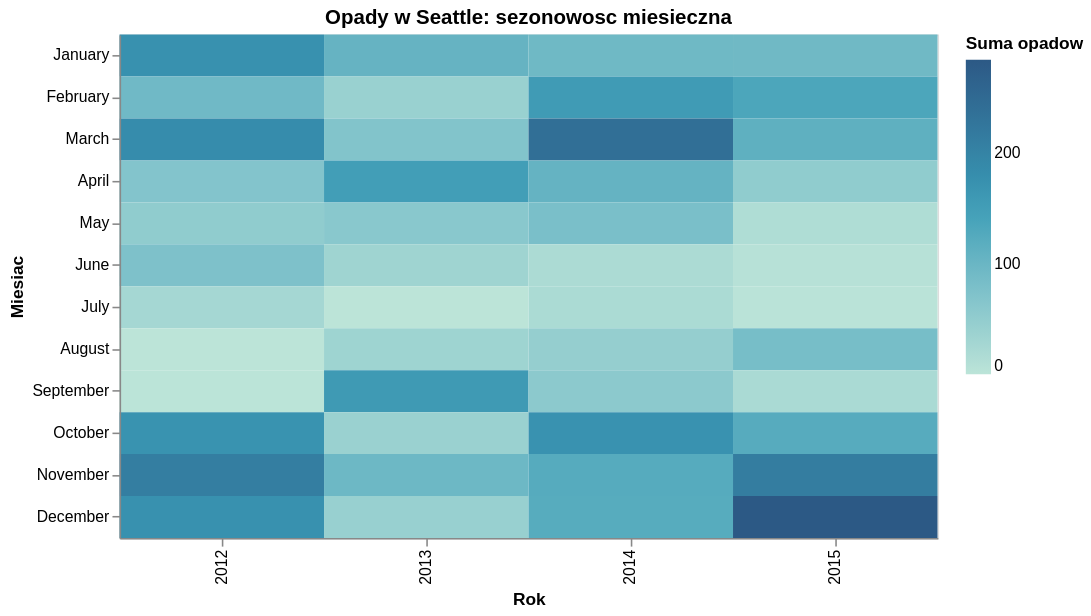

The notebook cell saved with this chart:
### Markdown cell above
### 3.5 Wizualizacja 2: opady wedlug miesiaca i roku

Heatmapa dobrze pokazuje sezonowosc. Kolor koduje laczna sume opadow w danym miesiacu.

### Code cell
month_order = [
    "January", "February", "March", "April", "May", "June",
    "July", "August", "September", "October", "November", "December",
]

precip_heatmap = (
    alt.Chart(monthly)
    .mark_rect()
    .encode(
        x=alt.X("year:O", title="Rok"),
        y=alt.Y("month_name:N", title="Miesiac", sort=month_order),
        color=alt.Color(
            "total_precipitation:Q",
            title="Suma opadow",
            scale=alt.Scale(scheme="tealblues"),
        ),
        tooltip=[
            alt.Tooltip("year:O", title="Rok"),
            alt.Tooltip("month_name:N", title="Miesiac"),
            alt.Tooltip("total_precipitation:Q", title="Suma opadow", format=".1f"),
            alt.Tooltip("rainy_days:Q", title="Dni z opadem"),
        ],
    )
    .properties(width=520, height=320, title="Opady w Seattle: sezonowosc miesieczna")
)

precip_heatmap

### Figure 1 — Vega specification as saved in the notebook (floating-point values rounded to 4 significant figures)
{"$schema": "https://vega.github.io/schema/vega/v6.json", "data": [{"name": "source_0"}, {"name": "data_0", "values": [{"month_name": "January", "rainy_days": 22, "total_precipitation": 173.3, "year": 2012}, {"month_name": "February", "rainy_days": 19, "total_precipitation": 92.3, "year": 2012}, {"month_name": "March", "rainy_days": 22, "total_precipitation": 183.0, "year": 2012}, {"month_name": "April", "rainy_days": 17, "total_precipitation": 68.1, "year": 2012}, {"month_name": "May", "rainy_days": 10, "total_precipitation": 52.2, "year": 2012}, {"month_name": "June", "rainy_days": 14, "total_precipitation": 75.1, "year": 2012}, {"month_name": "July", "rainy_days": 7, "total_precipitation": 26.3, "year": 2012}, {"month_name": "August", "rainy_days": 0, "total_precipitation": 0.0, "year": 2012}, {"month_name": "September", "rainy_days": 3, "total_precipitation": 0.9, "year": 2012}, {"month_name": "October", "rainy_days": 16, "total_precipitation": 170.3, "year": 2012}, {"month_name": "November", "rainy_days": 20, "total_precipitation": 210.5, "year": 2012}, {"month_name": "December", "rainy_days": 27, "total_precipitation": 174.0, "year": 2012}, {"month_name": "January", "rainy_days": 17, "total_precipitation": 105.7, "year": 2013}, {"month_name": "February", "rainy_days": 18, "total_precipitation": 40.3, "year": 2013}, {"month_name": "March", "rainy_days": 15, "total_precipitation": 69.7, "year": 2013}, {"month_name": "April", "rainy_days": 16, "total_precipitation": 149.6, "year": 2013}, {"month_name": "May", "rainy_days": 12, "total_precipitation": 60.5, "year": 2013}, {"month_name": "June", "rainy_days": 10, "total_precipitation": 33.1, "year": 2013}, {"month_name": "July", "rainy_days": 0, "total_precipitation": 0.0, "year": 2013}, {"month_name": "August", "rainy_days": 9, "total_precipitation": 34.4, "year": 2013}, {"month_name": "September", "rainy_days": 14, "total_precipitation": 156.8, "year": 2013}, {"month_name": "October", "rainy_days": 12, "total_precipitation": 39.2, "year": 2013}, {"month_name": "November", "rainy_days": 15, "total_precipitation": 96.3, "year": 2013}, {"month_name": "December", "rainy_days": 14, "total_precipitation": 42.4, "year": 2013}, {"month_name": "January", "rainy_days": 13, "total_precipitation": 94.0, "year": 2014}, {"month_name": "February", "rainy_days": 19, "total_precipitation": 155.2, "year": 2014}, {"month_name": "March", "rainy_days": 20, "total_precipitation": 240.0, "year": 2014}, {"month_name": "April", "rainy_days": 13, "total_precipitation": 106.1, "year": 2014}, {"month_name": "May", "rainy_days": 8, "total_precipitation": 80.0, "year": 2014}, {"month_name": "June", "rainy_days": 9, "total_precipitation": 18.8, "year": 2014}, {"month_name": "July", "rainy_days": 2, "total_precipitation": 19.6, "year": 2014}, {"month_name": "August", "rainy_days": 7, "total_precipitation": 46.0, "year": 2014}, {"month_name": "September", "rainy_days": 9, "total_precipitation": 56.7, "year": 2014}, {"month_name": "October", "rainy_days": 19, "total_precipitation": 171.5, "year": 2014}, {"month_name": "November", "rainy_days": 16, "total_precipitation": 123.1, "year": 2014}, {"month_name": "December", "rainy_days": 15, "total_precipitation": 121.8, "year": 2014}, {"month_name": "January", "rainy_days": 14, "total_precipitation": 93.0, "year": 2015}, {"month_name": "February", "rainy_days": 17, "total_precipitation": 134.2, "year": 2015}, {"month_name": "March", "rainy_days": 16, "total_precipitation": 113.5, "year": 2015}, {"month_name": "April", "rainy_days": 13, "total_precipitation": 51.6, "year": 2015}, {"month_name": "May", "rainy_days": 4, "total_precipitation": 14.8, "year": 2015}, {"month_name": "June", "rainy_days": 4, "total_precipitation": 5.9, "year": 2015}, {"month_name": "July", "rainy_days": 2, "total_precipitation": 2.3, "year": 2015}, {"month_name": "August", "rainy_days": 6, "total_precipitation": 83.3, "year": 2015}, {"month_name": "September", "rainy_days": 9, "total_precipitation": 21.1, "year": 2015}, {"month_name": "October", "rainy_days": 14, "total_precipitation": 122.4, "year": 2015}, {"month_name": "November", "rainy_days": 20, "total_precipitation": 212.6, "year": 2015}, {"month_name": "December", "rainy_days": 25, "total_precipitation": 284.5, "year": 2015}]}, {"name": "data_0_x_domain_year", "values": [{"year": 2012}, {"year": 2013}, {"year": 2014}, {"year": 2015}]}, {"name": "source_0_y_domain_month_name", "values": [{"month_name": "January", "sort_field": 0.0}, {"month_name": "February", "sort_field": 1.0}, {"month_name": "March", "sort_field": 2.0}, {"month_name": "April", "sort_field": 3.0}, {"month_name": "May", "sort_field": 4.0}, {"month_name": "June", "sort_field": 5.0}, {"month_name": "July", "sort_field": 6.0}, {"month_name": "August", "sort_field": 7.0}, {"month_name": "September", "sort_field": 8.0}, {"month_name": "October", "sort_field": 9.0}, {"month_name": "November", "sort_field": 10.0}, {"month_name": "December", "sort_field": 11.0}]}, {"name": "data_0_color_domain_total_precipitation", "values": [{"min": 0.0, "max": 284.5}]}], "marks": [{"type": "rect", "name": "marks", "from": {"data": "data_0"}, "encode": {"update": {"x": {"field": "year", "scale": "x"}, "tooltip": {"signal": "{\"Rok\": isValid(datum[\"year\"]) ? isArray(datum[\"year\"]) ? join(datum[\"year\"], '\\n') : datum[\"year\"] : \"\"+datum[\"year\"], \"Miesiac\": isValid(datum[\"month_name\"]) ? isArray(datum[\"month_name\"]) ? join(datum[\"month_name\"], '\\n') : datum[\"month_name\"] : \"\"+datum[\"month_name\"], \"Suma opadow\": format(datum[\"total_precipitation\"], \".1f\"), \"Dni z opadem\": format(datum[\"rainy_days\"], \"\")}"}, "width": {"signal": "max(0.25, bandwidth('x'))"}, "y": {"field": "month_name", "scale": "y"}, "height": {"signal": "max(0.25, bandwidth('y'))"}, "fill": {"field": "total_precipitation", "scale": "color"}}}, "style": ["rect"]}], "scales": [{"name": "x", "type": "band", "domain": {"data": "data_0_x_domain_year", "field": "year", "sort": true}, "range": [0, {"signal": "width"}], "paddingInner": 0, "paddingOuter": 0}, {"name": "y", "type": "band", "domain": {"data": "source_0_y_domain_month_name", "field": "month_name", "sort": {"op": "max", "field": "sort_field"}}, "range": [0, {"signal": "height"}], "paddingInner": 0, "paddingOuter": 0}, {"name": "color", "type": "linear", "domain": [{"signal": "(data(\"data_0_color_domain_total_precipitation\")[0] || {}).min"}, {"signal": "(data(\"data_0_color_domain_total_precipitation\")[0] || {}).max"}], "range": {"scheme": "tealblues"}, "interpolate": "hcl", "zero": false}], "axes": [{"scale": "x", "labelBaseline": "middle", "title": "Rok", "labelAngle": 270, "zindex": 1, "orient": "bottom", "labelAlign": "right", "grid": false}, {"scale": "y", "zindex": 1, "orient": "left", "grid": false, "title": "Miesiac"}], "title": {"text": "Opady w Seattle: sezonowosc miesieczna", "frame": "group"}, "padding": 5, "legends": [{"title": "Suma opadow", "fill": "color", "gradientLength": {"signal": "clamp(height, 64, 200)"}}], "width": 520, "background": "white", "height": 320, "style": "cell"}
